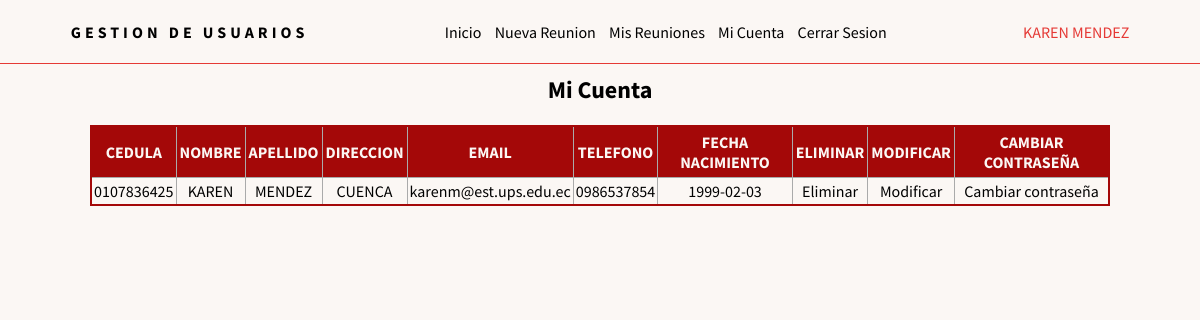
The app's page /admin/vista/usuario/myaccount.php (signed in) with its own data.
### tables this page shows
CREATE TABLE `usuario` (
  `usu_codigo` int(11) NOT NULL,
  `usu_rol` varchar(5) NOT NULL,
  `usu_cedula` varchar(10) NOT NULL,
  `usu_nombres` varchar(50) NOT NULL,
  `usu_apellidos` varchar(50) NOT NULL,
  `usu_direccion` varchar(75) NOT NULL,
  `usu_telefono` varchar(10) NOT NULL,
  `usu_correo` varchar(50) NOT NULL,
  `usu_password` varchar(255) NOT NULL,
  `usu_fecha_nacimiento` date NOT NULL,
  `usu_eliminado` varchar(1) NOT NULL,
  `usu_fecha_creacion` timestamp NOT NULL DEFAULT '0000-00-00 00:00:00' ON UPDATE current_timestamp(),
  `usu_fecha_modificacion` timestamp NULL DEFAULT NULL
);

### admin/vista/usuario/myaccount.php (the view, shortened to what this page needs)
<!DOCTYPE html>
<html lang="es">
<head>
    <link rel="stylesheet" href="../../../css/style.css">
    <link rel="stylesheet" href="../../../css/admin_style.css">
    <link rel="stylesheet" href="https://use.fontawesome.com/releases/v5.8.1/css/all.css"
>
</head>
<body>
    <header>
        <?php
        include('../../../php/headerUser.php');
        ?>
    </header>
    <div id="contenedor">
        <h2>Mi Cuenta</h2>
        <section>
            <table>
                <thead>
                    <tr>
                        <td>Cedula</td>
                        <td>Nombre</td>
                        <td>Apellido</td>
                        <td>Direccion</td>
                        <td>Email</td>
                        <td>Telefono</td>
                        <td>Fecha Nacimiento</td>
                        <td>Eliminar</td>
                        <td>Modificar</td>
                        <td>Cambiar contraseña</td>
                    </tr>
                </thead>
                <tbody>
                    <?php
                    include '../../../config/conexionBD.php';
                    $sql = "SELECT * FROM usuario WHERE usu_codigo=" . $_SESSION['codigo'] . ";";
                    $result = $conn->query($sql);
                    if ($result->num_rows > 0) {
                        $row = $result->fetch_assoc();
                        echo "<tr>";
                        echo "<td>" . $row["usu_cedula"] . "</td>";
                        echo "<td>" . $row["usu_nombres"] . "</td>";
                        echo "<td>" . $row["usu_apellidos"] . "</td>";
                        echo "<td>" . $row["usu_direccion"] . "</td>";
                        echo "<td>" . $row["usu_correo"] . "</td>";
                        echo "<td>" . $row["usu_telefono"] . "</td>";
                        echo "<td>" . $row["usu_fecha_nacimiento"] . "</td>";
                        if ((string)$row["usu_eliminado"] === 'N') {
                            echo '<td><a href="../../controladores/admin/deleteUser.php?usu_cod=' . $row["usu_codigo"] . '&delete=' . true . '">Eliminar</a></td>';
                        } else {
                            echo '<td><a href="../../controladores/admin/deleteUser.php?usu_cod=' . $row["usu_codigo"] . '">Activar</a></td>';
                        }
                        $user = serialize($row);
                        $user = urlencode($user);
                        echo '<td><a href="modificar_usuario.php?user=' . $user . '">Modificar</a></td>';
                        echo '<td><a href="modificar_pass.php?usu_cod=' . $row["usu_codigo"] . '">Cambiar contraseña</a></td>';
                        echo "</tr>";
                    } else {
                        echo "<tr>";
                        echo '<td colspan="10" class="db_null"><p>No existen usuarios registrados en el sistema</p><i class="fas fa-exclamation-circle"></i></td>';
                        echo "</tr>";
                    }
                    ?>
                </tbody>
            </table>
        </section>
    </div>
</body>
</html>

### css/style.css (style rules this page uses)
* { margin: 0; padding: 0; box-sizing: border-box; }
body { background-image: url("../img/Passion.jpg"); background-repeat: no-repeat; font-family: 'Source Sans Pro', sans-serif; }
body header { background: #FBF7F4; display: flex; justify-content: space-around; align-items: center; padding: 5px; height: 4em; width: 100%; border-bottom: 1px solid #e53935; }
body #contenedor h2 { text-align: center; margin-top: 10px; }
body section { width: 100%; }

### css/admin_style.css (style rules this page uses)
* { box-sizing: border-box; }
body { background: #FBF7F4; }
#contenedor { display: flex; flex-direction: column; justify-content: center; }
#contenedor section { margin: 0 auto; width: 85%; margin-top: 20px; }
#contenedor section table { border: 2px solid #A40808; background-color: #FBF7F4; width: 100%; text-align: center; border-collapse: collapse; }
#contenedor section table thead { background-color: #A40808; }
#contenedor section table thead tr td { padding: 5px 3px; color: #FBF7F4; font-weight: 700; text-transform: uppercase; }
#contenedor section table td { border: 1px solid #AAAAAA; padding: 3px 2px; }
#contenedor section table tbody tr td { font-weight: normal; }
#contenedor section table tbody tr td a { text-decoration: none; color: #000; cursor: pointer; }

### records on screen
usuario: usu_cedula "0107836425", usu_nombres "KAREN", usu_apellidos "MENDEZ", usu_direccion "CUENCA", usu_correo "karenm@est.ups.edu.ec", usu_telefono "0986537854", usu_fecha_nacimiento "1999-02-03"

### other values on screen
$_SESSION['nombre'] "KAREN"
$_SESSION['apellido'] "MENDEZ"
